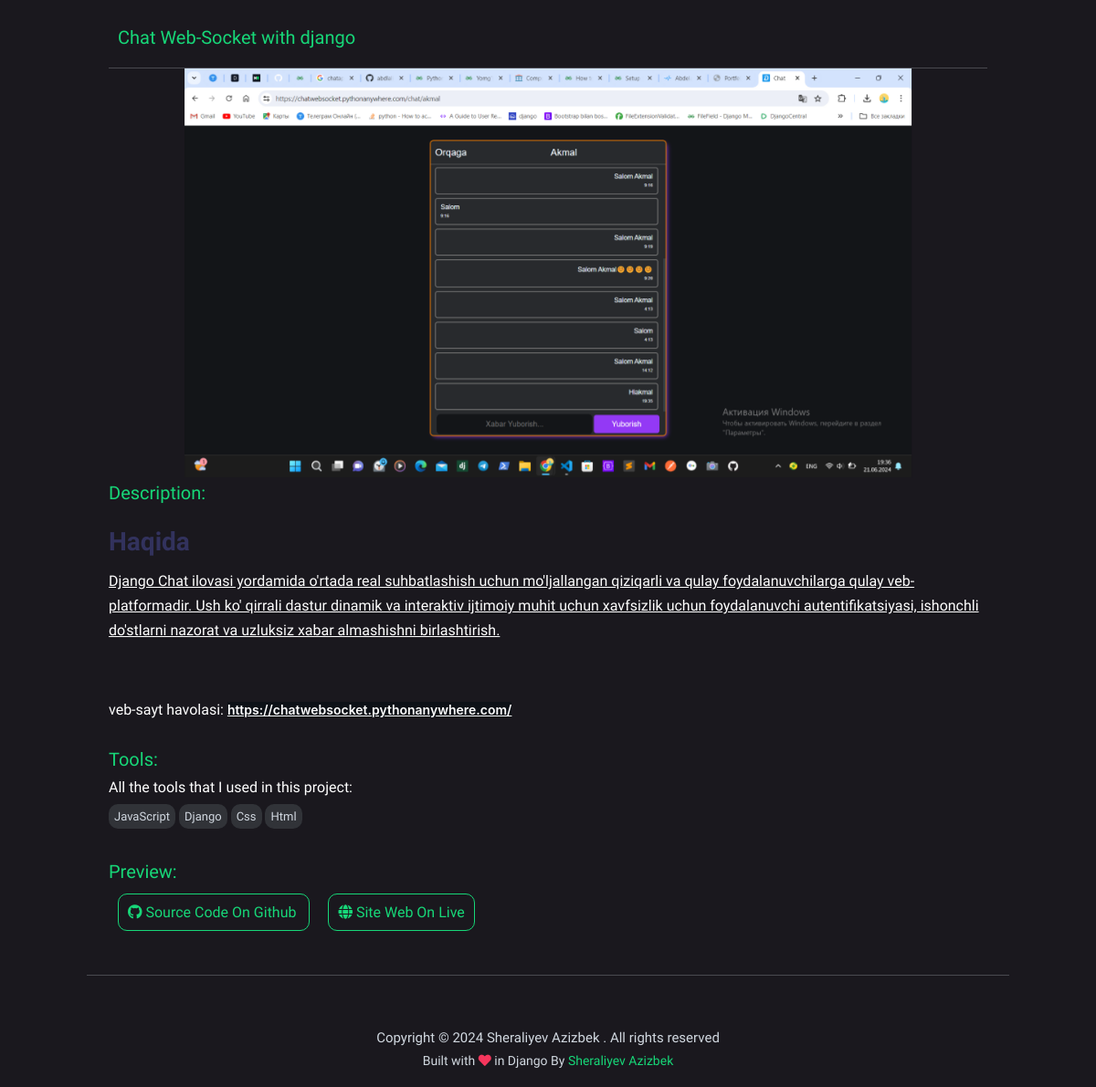
The app's page /projects/chat_web-socket_with_django/ with its own data.
### info/models.py (models this page shows, shortened)
class Project(models.Model):
    title = models.CharField(max_length=200, blank=False, null=False)
    slug = models.SlugField(max_length=200, blank=True, null=True)
    description = RichTextField(blank=False, null=False)
    image = models.ImageField(upload_to="projects/", blank=False, null=False)
    tools = models.CharField(max_length=200, blank=False, null=False)
    demo = models.URLField()
    github = models.URLField()
    show_in_slider = models.BooleanField(default=False)

### portfolio/views.py (the view)
# urls.py: path('projects/<str:slug>/', projectDetail, name='projectDetail'),
def projectDetail(request, slug):
    template_name = 'projects/project_detail.html'
    if request.method == 'GET':
        project = get_object_or_404(Project, slug=slug)
        return render(request, template_name, {'project': project})

### info/templatetags/filter.py (called while the page is built)
@register.filter(name='split')
def split(value, key):
    return value.split(key)

### templates/projects/project_detail.html (shortened to what this page needs)
{% extends 'base.html' %}{% load filter_tags %}
{% block content %}
<div class="container">
    <div class="row p-lg-4 p-2 justify-content-center">
        <div class="col-12">
            <p class="project-title mb-3">{{project.title}}</p>
        </div>
        <div class="col-lg-10 col-12">
            <img class="d-block w-100 project-image" src="{{project.image.url}}" alt="{{project.title}} (img)">
        </div>
        <div class="col-12 text-left">
            <p class="mini-title">Description:</p>
            <p class="project-disc">{{project.description|safe}}</p>
            <div class="mt-4">
                <p class="mini-title">Tools:</p>
                <p class="mb-0">All the tools that I used in this project:</p>
                {% with project.tools|split:"," as tools %}
                    {% for tool in tools %}
                        <span class="tool">{{tool}}</span>
                    {% endfor %}
                {% endwith %}
            </div>
            <div class="text-left pt-4">
                <p class="mini-title mb-3">Preview:</p>
                <a href="{{project.github}}" class="preview-btn">
                    <i class="fab fa-github"></i>
                    Source Code On Github
                </a>
                <a href="{{project.demo}}" class="preview-btn">
                    <i class="fas fa-globe"></i>
                    Site Web On Live
                </a>
            </div>
        </div>
    </div>
</div>
{% endblock content %}

### portfolio/static/app.css (style rules this page uses)
:root { --color: #d1d8e0; --scolor: #17D778; --bg-color: #1A181E; --secondary: #2c303a; }
html { scroll-behavior: smooth; }
body { font-family: 'Maven Pro', sans-serif !important; scroll-behavior: smooth; background-color: var(--bg-color); }
p { color: #fff ; }
.project-title { color: var(--scolor); font-size: 20px; font-weight: 440; padding-left: 10px; }
.project-image { cursor: pointer; transition: all .5s; }
.project-disc { color: var(--color); }
.mini-title { color: var(--scolor); font-size: 20px; font-weight: 500; padding-bottom: 0; margin-bottom: 0; }
.preview-btn { color: var(--scolor); border: var(--scolor) solid 1.3px; border-radius: 10px; margin: 10px; padding: 10px; transition: all .5s; }
.tool { color: var(--color); background-color: #313338; font-size: 13px; padding: 6px; border-radius: 10px; cursor: pointer; line-height: 38px; transition: all 0.5s; }

### portfolio/static/slider.css (style rules this page uses)
:root { --color: #d1d8e0; --color2: #d1d8e0da; --scolor: #17D778; --bg-color: #1A181E; --secondary: #2c303a; }

### records on screen
Project: title "Chat Web-Socket with django", image (picture), description "Haqida Django Chat ilovasi yordamida o'rtada real suhbatlashish uchun mo'ljallangan qiziqarli va qulay foydalanuvchilarga qulay veb-platformadir. Ush ko' qirrali dastur dinamik va interaktiv ijtimoiy muhit uchun xavfsizlik uchun foydalanuvchi autentifikatsiyasi, ishonchli do'stlarni nazorat va uzluksiz xabar almashishni birlashtirish. veb-sayt havolasi: https://chatwebsocket.pythonanywhere.com/"

### other values on screen
{{ tool }} "JavaScript" "Django" "Css" "Html"
